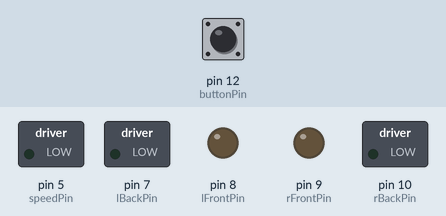
Simulated run of this sketch. Board: Arduino Uno, built with avr-gcc and run on an emulated ATmega328P. Parts: switched loads named in the sketch (green lamp = pin HIGH), output pins drawn as LEDs (lit = HIGH). The inputs (shaded band) are chosen by the test bench; at power-on: pin 12 (buttonPin) HIGH. Random numbers use the default seed unless the sketch sets one.

Above: at 1.2 s.
1.3 s: pin 12 (buttonPin) pulled LOW for 0.15 s
At 2.6 s:
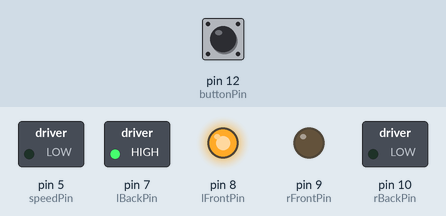
At 4.8 s:
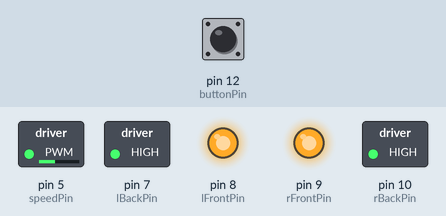
Timing chart, 0 to 33.4 s (numbered marks = the images above; inputs shaded):
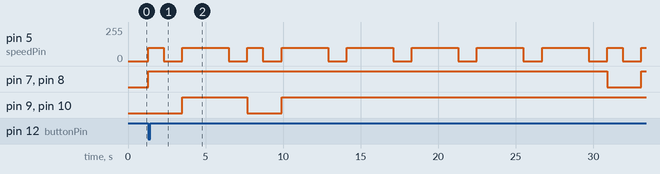

Measured:
- after the input at 1.3 s, pin 5 (speedPin): 0/255 → 100/255 at once, → 0/255 1.0 s later, → 100/255 1.2 s later, → 0/255 3.0 s later, … (19 changes in this stretch); pin 7 (lBackPin): LOW → HIGH at once, → LOW 29.6 s later, → HIGH 2.2 s later

The sketch:

Platoon_Leader.ino
```cpp
const int wheelSpeed = 100;
const int speedPin = 5;

const int lBackPin = 7;
const int rBackPin = 10;
const int lFrontPin = 8;
const int rFrontPin = 9;

//initialize wheel diameter
float diam = 6.5;

const int buttonPin = 12;

boolean move1 = false;

int moveTimes = 10;

const int turnRunTime = 1000;
const int fwdRunTime = 3000;

const int waitTime = 1000;

void setup() {
  randomSeed(analogRead(0));

  // put your setup code here, to run once:
  pinMode(speedPin, OUTPUT);
  pinMode(lBackPin, OUTPUT);
  pinMode(rBackPin, OUTPUT);
  pinMode(lFrontPin, OUTPUT);
  pinMode(rFrontPin, OUTPUT);

  pinMode(12,INPUT);
}

void loop() {
  // put your main code here, to run repeatedly:
  if (digitalRead(12) == LOW && move1 == false){
    move1 = true;
  }

  if (move1 == true){
    int timesMoved = 0;
    while(timesMoved < moveTimes){
      int action = random(0,2);
      //turn right
      if(action == 0){
        moveWheels(false,true,false,true,turnRunTime);
      }
      //turn left
      else{
        moveWheels(true,false,true,false,turnRunTime);
      }
      //forward
      moveWheels(true,true,true,true,fwdRunTime);
      action = random(0,2);
      while(action == 0){
        moveWheels(true,true,true,true,fwdRunTime);
        action = random(0,2);
      }
      timesMoved++;
    }
  }
}

void moveWheels(boolean rf, boolean lf, boolean rb, boolean lb, int d){
  digitalWrite(lBackPin,lb);
  digitalWrite(lFrontPin,lf);
  digitalWrite(rFrontPin,rf);
  digitalWrite(rBackPin,rb);
  analogWrite(speedPin, wheelSpeed);

  delay(d);
  pause();
  delay(waitTime);
}

void pause(){
  analogWrite(speedPin, 0);
  delay(200);
}
```
